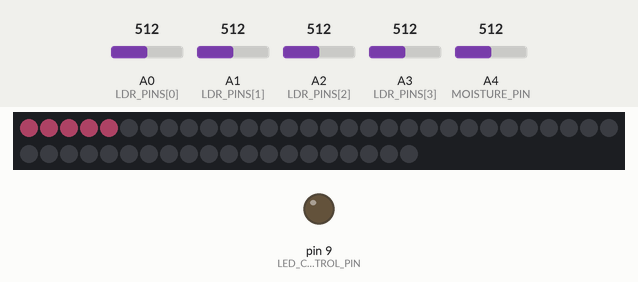
Recording of a sketch running on a simulated Arduino Uno, built with avr-gcc and run on an emulated ATmega328P. On the bench: 50 RGB LEDs in strip order, left to right, continuing on the next row, output pins drawn as LEDs (lit = HIGH). The inputs (shaded band) are chosen by the test bench; at power-on: A4 (MOISTURE_PIN) = 512, A0 (LDR_PINS[0]) = 512, A1 (LDR_PINS[1]) = 512, A2 (LDR_PINS[2]) = 512, A3 (LDR_PINS[3]) = 512. Dim RGB values are drawn brighter than linear; what the sketch prints to the serial monitor is not drawn.

Above: at 5.7 s.
5.8 s: A4 (MOISTURE_PIN) set to 156
12.8 s: A4 (MOISTURE_PIN) set to 139
At 17.45 s:
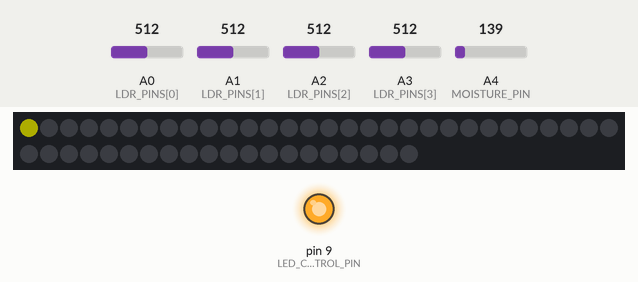
19.4 s: A0 (LDR_PINS[0]) set to 306
25.6 s: A4 (MOISTURE_PIN) set to 306
At 31.21 s:
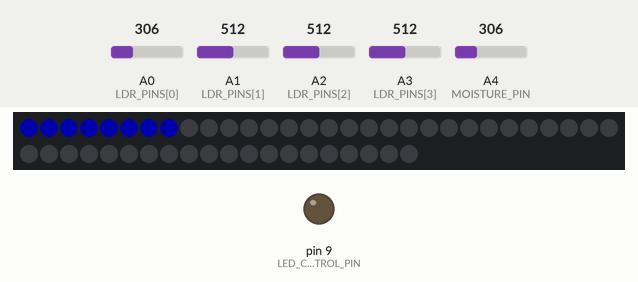
31.8 s: A4 (MOISTURE_PIN) set to 30
At 37.42 s:
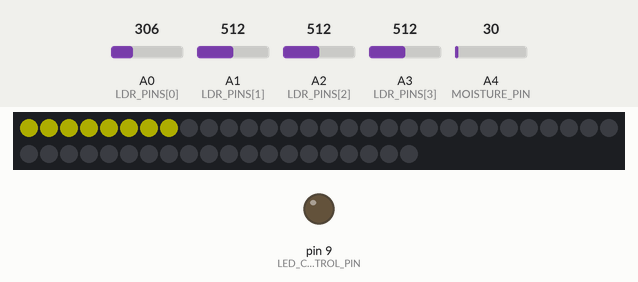
38.0 s: A4 (MOISTURE_PIN) set to 716
At 44.92 s:
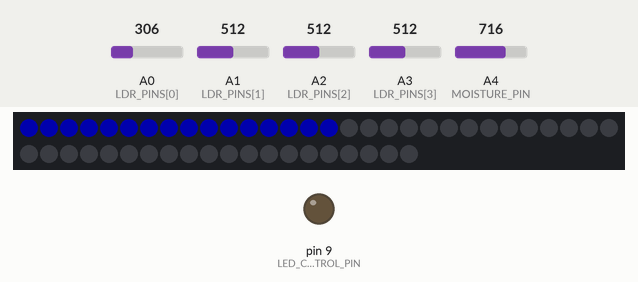
Timing chart, 0 to 45.2 s (numbered marks = the images above; inputs shaded):
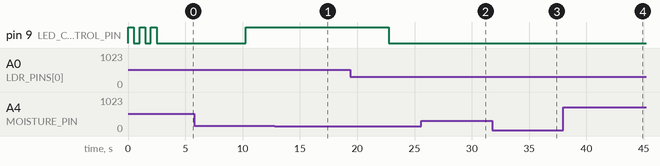

The sketch:

arduino_test.ino
```cpp
#include <Adafruit_NeoPixel.h>

// ===== NeoPixel LED Strip Settings =====
#define LED_PIN    6
#define LED_COUNT  50

Adafruit_NeoPixel strip(LED_COUNT, LED_PIN, NEO_GRB + NEO_KHZ800);

// ===== Branch LED Settings =====
#define LED_CONTROL_PIN 9

// ===== Sensor Pin Settings =====
const int MOISTURE_PIN = A4;
const int LDR_PINS[]   = {A0, A1, A2, A3};
const int LDR_COUNT    = 4;

// ===== Threshold Values =====
const int MOISTURE_WET = 150;
const int LDR_BRIGHT   = 500;

void setup() {
  Serial.begin(9600);
  Serial.println("=== Full Test Start ===");

  // NeoPixel setup
  strip.begin();
  strip.setBrightness(50);
  setAllColor(150, 200, 255); // winter blue
  strip.show();

  // Branch LED setup
  pinMode(LED_CONTROL_PIN, OUTPUT);
  digitalWrite(LED_CONTROL_PIN, LOW);

  // Branch LED blink test
  Serial.println("Branch LED blink test...");
  for (int i = 0; i < 3; i++) {
    digitalWrite(LED_CONTROL_PIN, HIGH);
    delay(500);
    digitalWrite(LED_CONTROL_PIN, LOW);
    delay(500);
  }
  Serial.println("Branch LED test done!");

  // NeoPixel color test
  Serial.println("NeoPixel color test...");
  setAllColor(255, 0, 0); delay(500);   // red
  setAllColor(0, 255, 0); delay(500);   // green
  setAllColor(0, 0, 255); delay(500);   // blue
  setAllColor(150, 200, 255);           // back to winter blue
  strip.show();
  Serial.println("NeoPixel test done!");

  Serial.println("=== Sensor Test Start ===");
}

void loop() {
  int moistureValue = analogRead(MOISTURE_PIN);
  int ldrValues[LDR_COUNT];
  for (int i = 0; i < LDR_COUNT; i++) {
    ldrValues[i] = analogRead(LDR_PINS[i]);
  }

  // ===== Serial Output =====
  Serial.println("=============================");
  Serial.print("Moisture: ");
  Serial.print(moistureValue);
  Serial.println(moistureValue >= MOISTURE_WET ? " → WET 💧" : " → DRY");

  for (int i = 0; i < LDR_COUNT; i++) {
    Serial.print("LDR");
    Serial.print(i + 1);
    Serial.print(": ");
    Serial.print(ldrValues[i]);
    Serial.println(ldrValues[i] >= LDR_BRIGHT ? " → BRIGHT ☀️" : " → DARK");
  }

  // ===== LED Strip State =====
  bool isWet = moistureValue >= MOISTURE_WET;
  int brightCount = 0;
  for (int i = 0; i < LDR_COUNT; i++) {
    if (ldrValues[i] >= LDR_BRIGHT) brightCount++;
  }

  if (isWet && brightCount == LDR_COUNT) {
    Serial.println("State: SPRING 🌸");
    loadingFlow(255, 100, 150); // pink
    digitalWrite(LED_CONTROL_PIN, HIGH); // Branch LED ON!
  }
  else if (isWet) {
    Serial.println("State: RAIN 🌧️");
    loadingFlow(0, 0, 255); // blue
    digitalWrite(LED_CONTROL_PIN, LOW);
  }
  else if (brightCount > 0) {
    Serial.print("State: ");
    Serial.print(brightCount);
    Serial.println("/4 LDRs bright 💡");
    loadingFlow(255, 255, 0); // yellow
    digitalWrite(LED_CONTROL_PIN, LOW);
  }
  else {
    Serial.println("State: WINTER ❄️");
    setAllColor(150, 200, 255); // icy blue
    digitalWrite(LED_CONTROL_PIN, LOW);
  }

  delay(500);
}

// ===== Loading bar effect with accelerating speed =====
void loadingFlow(int r, int g, int b) {
  strip.clear();
  strip.show();
  delay(200);

  for (int i = 0; i < LED_COUNT; i++) {
    strip.setPixelColor(i, strip.Color(r, g, b));
    strip.show();
    int waitTime = map(i, 0, LED_COUNT - 1, 200, 10);
    delay(waitTime);
  }
}

// ===== Set All LEDs to One Color =====
void setAllColor(int r, int g, int b) {
  for (int i = 0; i < LED_COUNT; i++) {
    strip.setPixelColor(i, strip.Color(r, g, b));
  }
  strip.show();
}
```

Measured:
- the behaviour switches between 150 and 149 on A4 (MOISTURE_PIN) (found by bisection; images 0 and 1)
- after the input at 12.8 s, the LEDs: first differ from a run without the input after 4.6 s (image 1)
- after the input at 25.6 s, the LEDs: first differ from a run without the input after 4.2 s (image 2 shows a later state)
- after the input at 31.8 s, the LEDs: first differ from a run without the input after 4.2 s (image 3 shows a later state)
- after the input at 38.0 s, the LEDs: first differ from a run without the input after 4.2 s (image 4 shows a later state)
